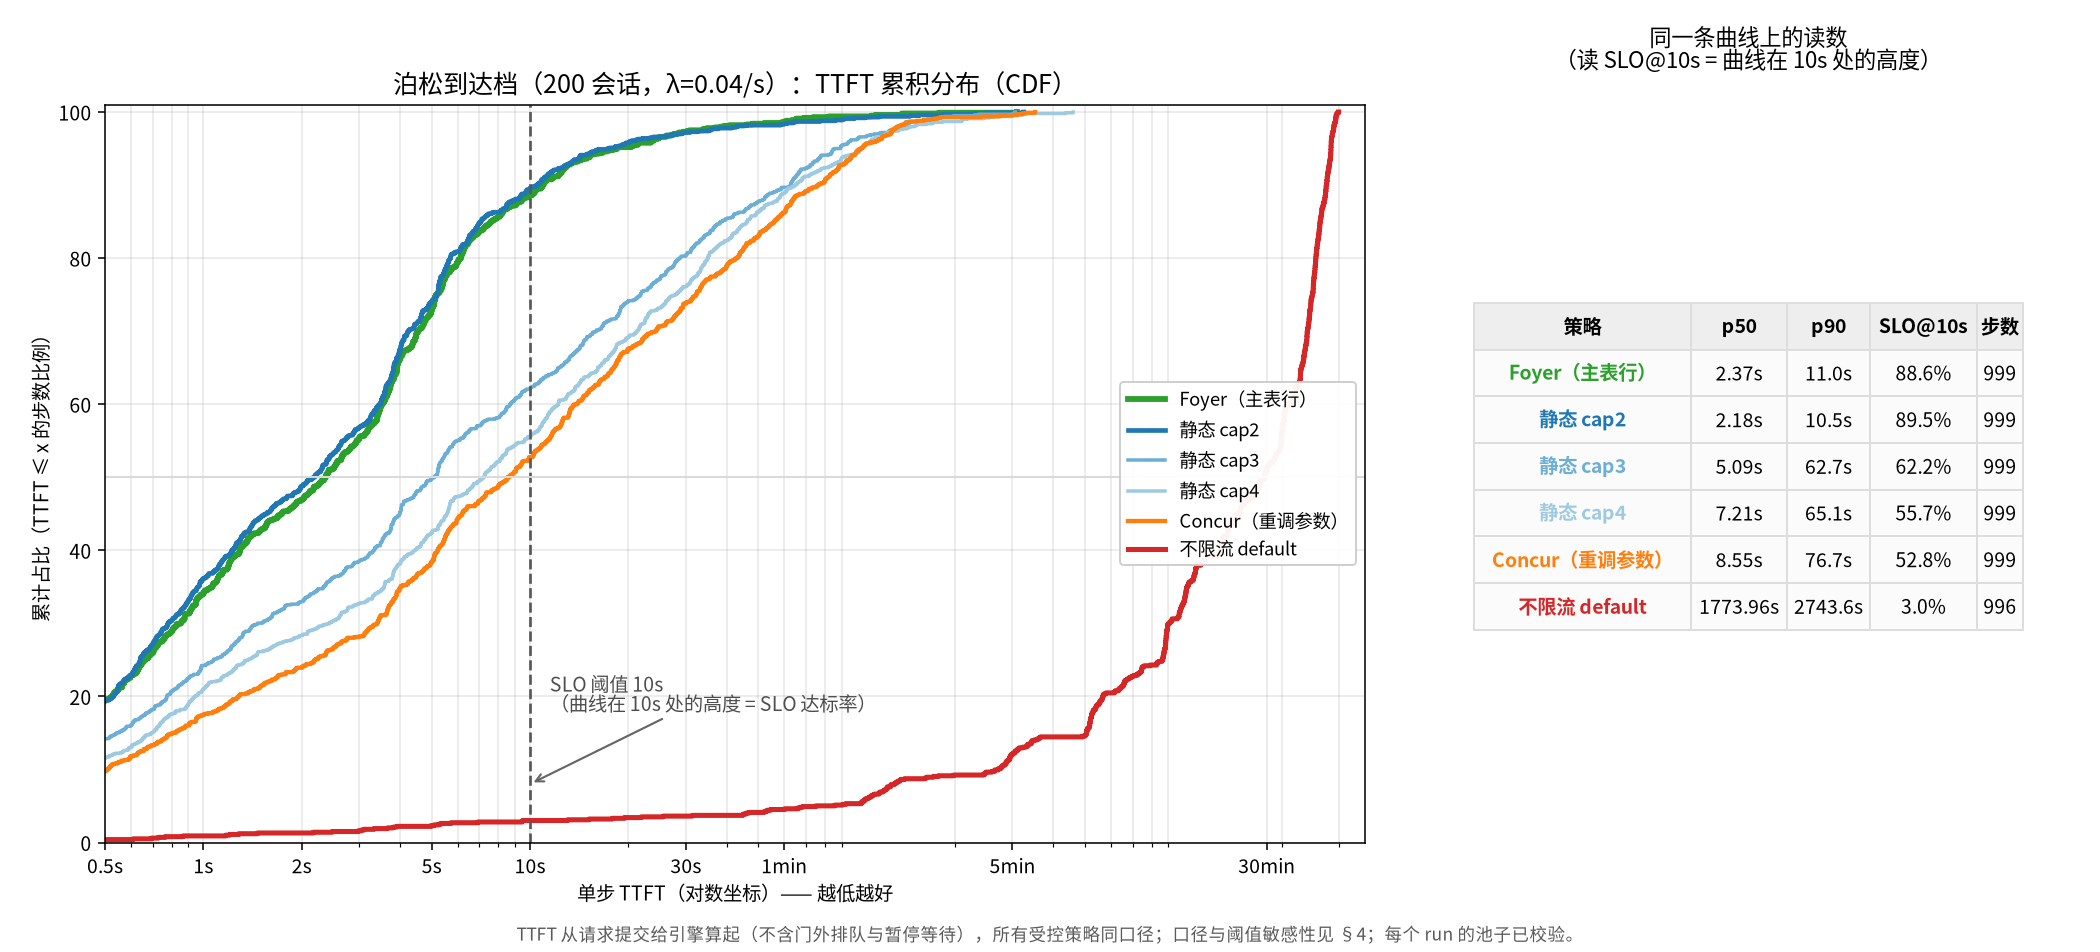

Write Python code to recreate this figure.
#!/usr/bin/env python3
"""TTFT CDF for the Poisson main table — the threshold-free view of the same data.

Every curve is the fraction of successful steps whose TTFT is below x. p50, p90 and
SLO@10s are all readings of the same curves, so the plot answers "why 10 s?" without
arguing about thresholds: the healthy policies rise steeply and flatten out, the
uncontrolled run hugs zero until minutes. Refuses to plot a run whose KV pool is not
aligned. Usage: fig_ttft_cdf.py <results_dir> <out_dir>
"""
import json
import os
import sys

import matplotlib

matplotlib.use("Agg")
import matplotlib.pyplot as plt

RESULTS = sys.argv[1] if len(sys.argv) > 1 else "/data/xbw/turnstile/results/night"
OUT = sys.argv[2] if len(sys.argv) > 2 else "."
EXPECT_POOL = 101432
SLO_MS = 10000.0

plt.rcParams["font.sans-serif"] = ["Noto Sans CJK SC", "Noto Sans CJK JP", "DejaVu Sans"]
plt.rcParams["axes.unicode_minus"] = False
plt.rcParams["figure.dpi"] = 140

# label, run, colour, linewidth
RUNS = [
    ("Foyer（主表行）", "pois200_foyer", "#2ca02c", 3.0),
    ("静态 cap2", "pois200_cap2", "#1f77b4", 2.4),
    ("静态 cap3", "pois200_cap3_r2", "#6baed6", 1.8),
    ("静态 cap4", "pois200_cap4", "#9ecae1", 1.8),
    ("Concur（重调参数）", "pois200_aimd2", "#ff7f0e", 2.2),
    ("不限流 default", "pois200_default", "#d62728", 2.6),
]


def load_ttft(run):
    d = os.path.join(RESULTS, run)
    pool = json.load(open(os.path.join(d, "metadata.json"))).get("pool_tokens")
    if pool != EXPECT_POOL:
        raise RuntimeError(f"{run}: pool {pool} != {EXPECT_POOL}, refusing to plot")
    out = []
    with open(os.path.join(d, "steps.jsonl")) as f:
        for line in f:
            r = json.loads(line)
            if r.get("status") == "SUCCESS" and r.get("first_token_ms") is not None:
                out.append(r["first_token_ms"])
    return sorted(out)


def main():
    fig = plt.figure(figsize=(15.0, 6.8))
    ax = fig.add_axes([0.05, 0.115, 0.60, 0.775])
    rows = []
    for label, run, colour, lw in RUNS:
        if not os.path.isfile(os.path.join(RESULTS, run, "summary.json")):
            print(f"skip (unfinished): {label}")
            continue
        xs = load_ttft(run)
        n = len(xs)
        ys = [(i + 1) / n * 100 for i in range(n)]
        ax.step([x / 1000 for x in xs], ys, where="post", color=colour, lw=lw, label=label)
        p50 = next(x for x, y in zip(xs, ys) if y >= 50) / 1000
        p90 = next(x for x, y in zip(xs, ys) if y >= 90) / 1000
        slo = 100 * sum(1 for x in xs if x < SLO_MS) / n
        rows.append((label, colour, p50, p90, slo, n))

    ax.axvline(10, color="0.35", ls="--", lw=1.4)
    ax.annotate("SLO 阈值 10s\n（曲线在 10s 处的高度 = SLO 达标率）", (10, 8),
                xytext=(11.5, 18), fontsize=10, color="0.3",
                arrowprops=dict(arrowstyle="->", color="0.4", lw=1.1))
    ax.axhline(50, color="0.85", lw=1.0)
    ax.set_xscale("log")
    ax.set_xlim(0.5, 3600)
    ax.set_ylim(0, 101)
    ax.set_xticks([0.5, 1, 2, 5, 10, 30, 60, 300, 1800])
    ax.set_xticklabels(["0.5s", "1s", "2s", "5s", "10s", "30s", "1min", "5min", "30min"])
    ax.set_xlabel("单步 TTFT（对数坐标）—— 越低越好")
    ax.set_ylabel("累计占比（TTFT ≤ x 的步数比例）")
    ax.set_title("泊松到达档（200 会话，λ=0.04/s）：TTFT 累积分布（CDF）", fontsize=13)
    ax.grid(alpha=0.3, which="both")
    ax.legend(loc="center right", fontsize=9.5, framealpha=0.95)

    # right-hand panel: the same curves as numbers (p50 / p90 / SLO@10s)
    ax2 = fig.add_axes([0.685, 0.12, 0.295, 0.78])
    ax2.axis("off")
    body = [[lbl, f"{p50:.2f}s", f"{p90:.1f}s", f"{slo:.1f}%", f"{n}"]
            for lbl, _c, p50, p90, slo, n in rows]
    tbl = ax2.table(cellText=body,
                    colLabels=["策略", "p50", "p90", "SLO@10s", "步数"],
                    loc="center", cellLoc="center")
    tbl.auto_set_font_size(False)
    tbl.set_fontsize(10)
    tbl.scale(1.0, 2.0)
    tbl.auto_set_column_width(col=list(range(5)))
    colours = {lbl: c for lbl, c, _p, _q, _s, _n in rows}
    for (row, col), cell in tbl.get_celld().items():
        cell.set_edgecolor("#dddddd")
        if row == 0:
            cell.set_facecolor("#eeeeee")
            cell.set_text_props(fontweight="bold")
            continue
        cell.set_facecolor("#fbfbfb")
        if col == 0:
            cell.set_text_props(color=colours[body[row - 1][0]], fontweight="bold")
    ax2.set_title("同一条曲线上的读数\n（读 SLO@10s = 曲线在 10s 处的高度）",
                  fontsize=11.5, pad=14)
    fig.text(0.5, 0.012, "TTFT 从请求提交给引擎算起（不含门外排队与暂停等待），"
                         "所有受控策略同口径；口径与阈值敏感性见 §4；每个 run 的池子已校验。",
             ha="center", fontsize=9, color="0.35")
    
    path = os.path.join(OUT, "fig_ttft_cdf.png")
    fig.savefig(path)
    print("wrote", path)
    for label, _c, p50, p90, slo, n in rows:
        print(f"  {label:<18} n={n:<4} p50={p50:6.2f}s p90={p90:7.1f}s SLO@10s={slo:5.1f}%")


if __name__ == "__main__":
    main()
